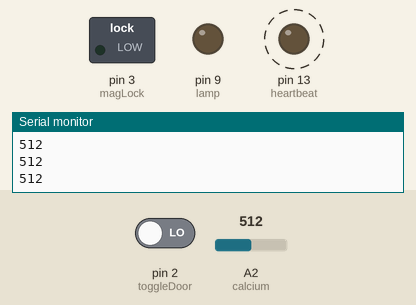
Simulated run of this sketch. Board: Arduino Uno, built with avr-gcc and run on an emulated ATmega328P. Shown: switched loads named in the sketch (green lamp = pin HIGH), output pins drawn as LEDs (lit = HIGH), the last lines printed to the serial monitor. Dashed ring = blinking. Inputs (shaded band) come from the test bench; at power-on: A2 (calcium) = 512, pin 2 (toggleDoor) LOW. Pins used as bus, display or sensor lines are not drawn.

Above: at 1.3 s.
1.4 s: A2 (calcium) set to 491
At 1.9 s:
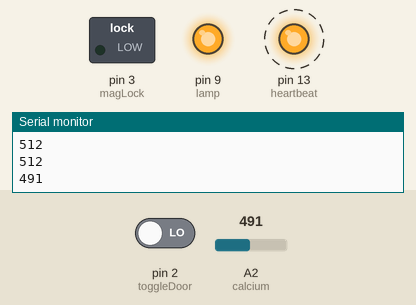
4.4 s: pin 2 (toggleDoor) driven HIGH
At 4.9 s:
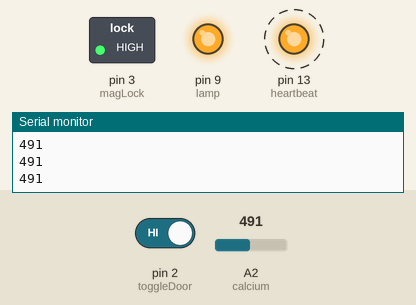
7.4 s: A2 (calcium) set to 510
At 7.9 s:
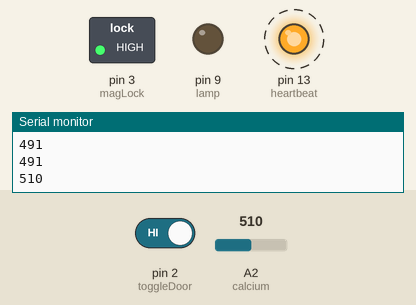
10.4 s: A2 (calcium) set to 490
At 11.4 s:
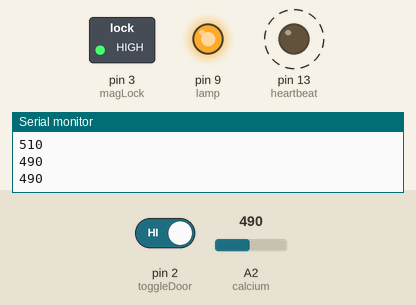
13.4 s: A2 (calcium) set to 511
At 14.4 s:
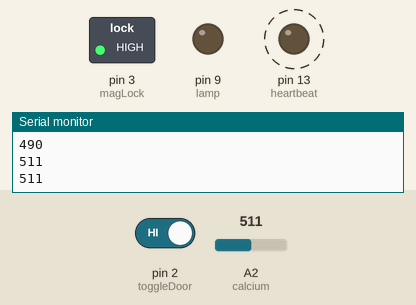
Timing chart, 0 to 17.4 s (numbered marks = the images above; inputs shaded):
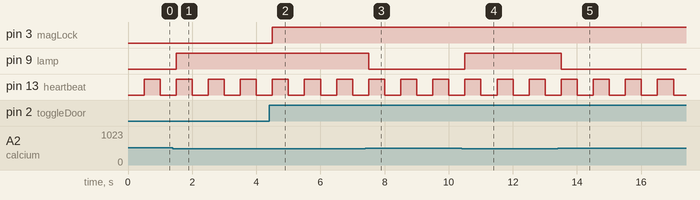

The sketch:

SA_Bookshelf_D2D_Strobe.ino
```cpp
//Created by Justin Nguyen

int toggleDoorFlag = 0;
int toggleDoor = 2;
int magLock = 3;
int heartbeat = 13;
int calcium = A2;
int threshold0 = 500;
int strobe = 7;
int lamp = 9;
boolean beat = true;
int calciumFlag = 0;

void setup() {
  // put your setup code here, to run once:
  pinMode(toggleDoor, INPUT);
  pinMode(magLock, OUTPUT);
  pinMode(heartbeat, OUTPUT);
  pinMode(calcium, INPUT);
  pinMode(strobe, OUTPUT);
  pinMode(lamp, OUTPUT);
  digitalWrite(magLock, HIGH);
  Serial.begin(9600);
}

void loop() {
  beat = !beat;
  digitalWrite(heartbeat, beat);

  //Door-to-Door
  toggleDoorFlag = digitalRead(toggleDoor);
  if (toggleDoorFlag) {
    digitalWrite(magLock, HIGH);
  }
  else{
    digitalWrite(magLock, LOW);
  }

  //Medicine Cabinet
  calciumFlag = analogRead(calcium);
  Serial.println(calciumFlag);
  if (calciumFlag >= threshold0) {
    digitalWrite(strobe, LOW);
    digitalWrite(lamp, LOW);
  }
  else{
    digitalWrite(strobe, HIGH);
    digitalWrite(lamp, HIGH);
  }

  delay(500);
}
```

Measured:
- the behaviour switches between 500 and 499 on A2 (calcium) (found by bisection; images 0 and 1)
- after the input at 1.4 s, pin 9 (lamp): LOW → HIGH after 0.10 s
- after the input at 4.4 s, pin 3 (magLock): LOW → HIGH after 0.10 s
- after the input at 7.4 s, pin 9 (lamp): HIGH → LOW after 0.11 s
- after the input at 10.4 s, pin 9 (lamp): LOW → HIGH after 0.11 s
- after the input at 13.4 s, pin 9 (lamp): HIGH → LOW after 0.11 s
- by itself, pin 13 (heartbeat): alternates HIGH for 0.50 s and LOW for 0.50 s
